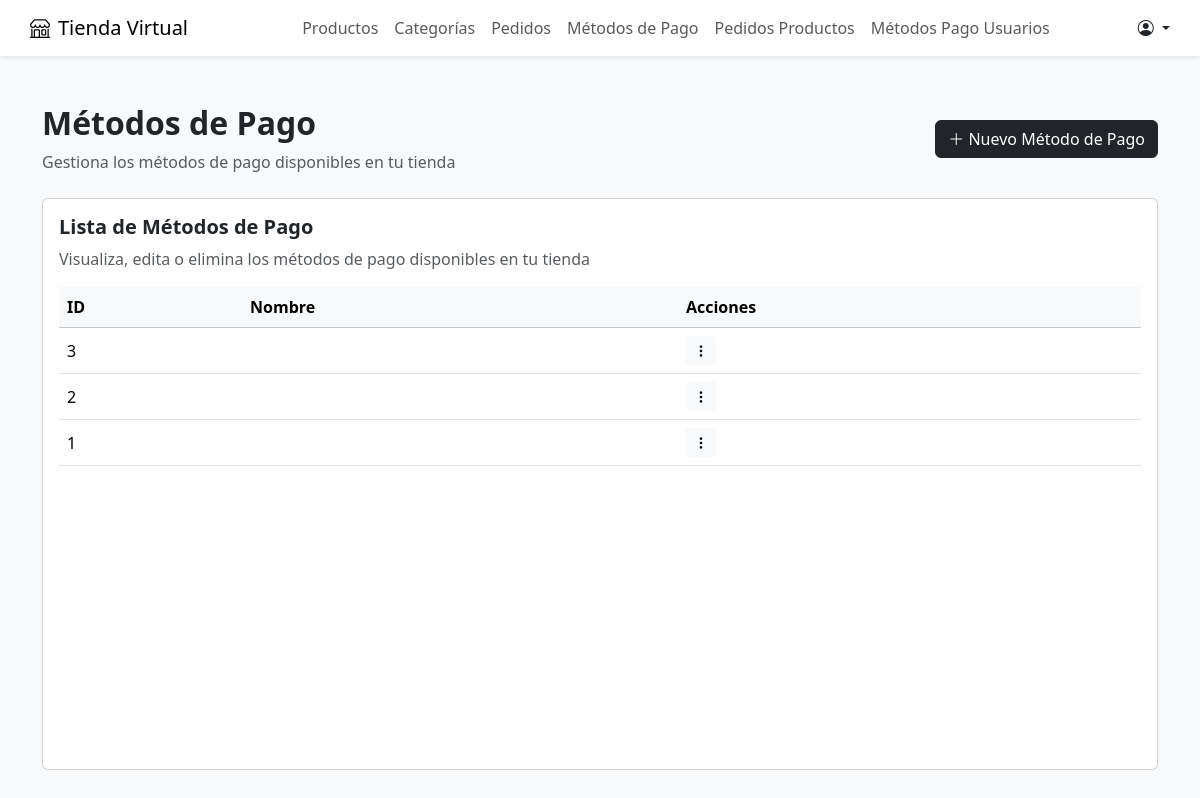
/metodos_pago/listar.php (signed in), run on the app's committed database.
### tables this page shows
CREATE TABLE IF NOT EXISTS TBL_Metodos_Pago (
    id_metodo_pago INT AUTO_INCREMENT PRIMARY KEY,
    nombre_metodo_pago VARCHAR(255) NOT NULL,
    descripcion_metodo_pago TEXT
);

### metodos_pago/listar.php (the view, shortened to what this page needs)
<?php
require_once '../db.php';
$stmt = $pdo->query("SELECT * FROM TBL_Metodos_Pago ORDER BY id_metodo_pago DESC");
?>
<!DOCTYPE html>
<html lang="es">
<head>
    <link href="https://cdn.jsdelivr.net/npm/bootstrap@5.3.3/dist/css/bootstrap.min.css" rel="stylesheet">
    <link href="https://cdn.jsdelivr.net/npm/bootstrap-icons@1.10.5/font/bootstrap-icons.css" rel="stylesheet">
</head>
<body class="bg-light">
    <?php include '../../tienda_virtual_crud/navbar.php'; ?>
    <div class="container mt-5">
        <div class="d-flex justify-content-between align-items-center mb-4">
            <div>
                <h2 class="fw-bold">Métodos de Pago</h2>
                <p class="text-muted mb-0">Gestiona los métodos de pago disponibles en tu tienda</p>
            </div>
            <a href="agregar.php" class="btn btn-dark">
                <i class="bi bi-plus-lg"></i> Nuevo Método de Pago
            </a>
        </div>
        <div class="card">
            <div class="card-body" style="height: calc(100vh - 230px);">
                <h5 class="fw-semibold">Lista de Métodos de Pago</h5>
                <p class="text-muted">Visualiza, edita o elimina los métodos de pago disponibles en tu tienda</p>
                <div class="table-responsive" style="height: 85%;">
                    <table class="table align-middle">
                        <thead class="table-light">
                            <tr>
                                <th scope="col">ID</th>
                                <th scope="col">Nombre</th>
                                <th scope="col">Acciones</th>
                            </tr>
                        </thead>
                        <tbody>
                            <?php while ($row = $stmt->fetch(PDO::FETCH_ASSOC)) { ?>
                                <tr>
                                    <td><?php echo $row['id_metodo_pago']; ?></td>
                                    <td><?php echo htmlspecialchars($row['nombre_metodo']); ?></td>
                                    <td>
                                        <div class="dropdown">
                                            <button class="btn btn-sm btn-light border-0" type="button" data-bs-toggle="dropdown">
                                                <i class="bi bi-three-dots-vertical"></i>
                                            </button>
                                        </div>
                                    </td>
                                </tr>
                            <?php } ?>
                        </tbody>
                    </table>
                </div>
            </div>
        </div>
    </div>
</body>
</html>

### data on the page
tbl_metodos_pago: id_metodo_pago "3"
tbl_metodos_pago: id_metodo_pago "2"
tbl_metodos_pago: id_metodo_pago "1"
